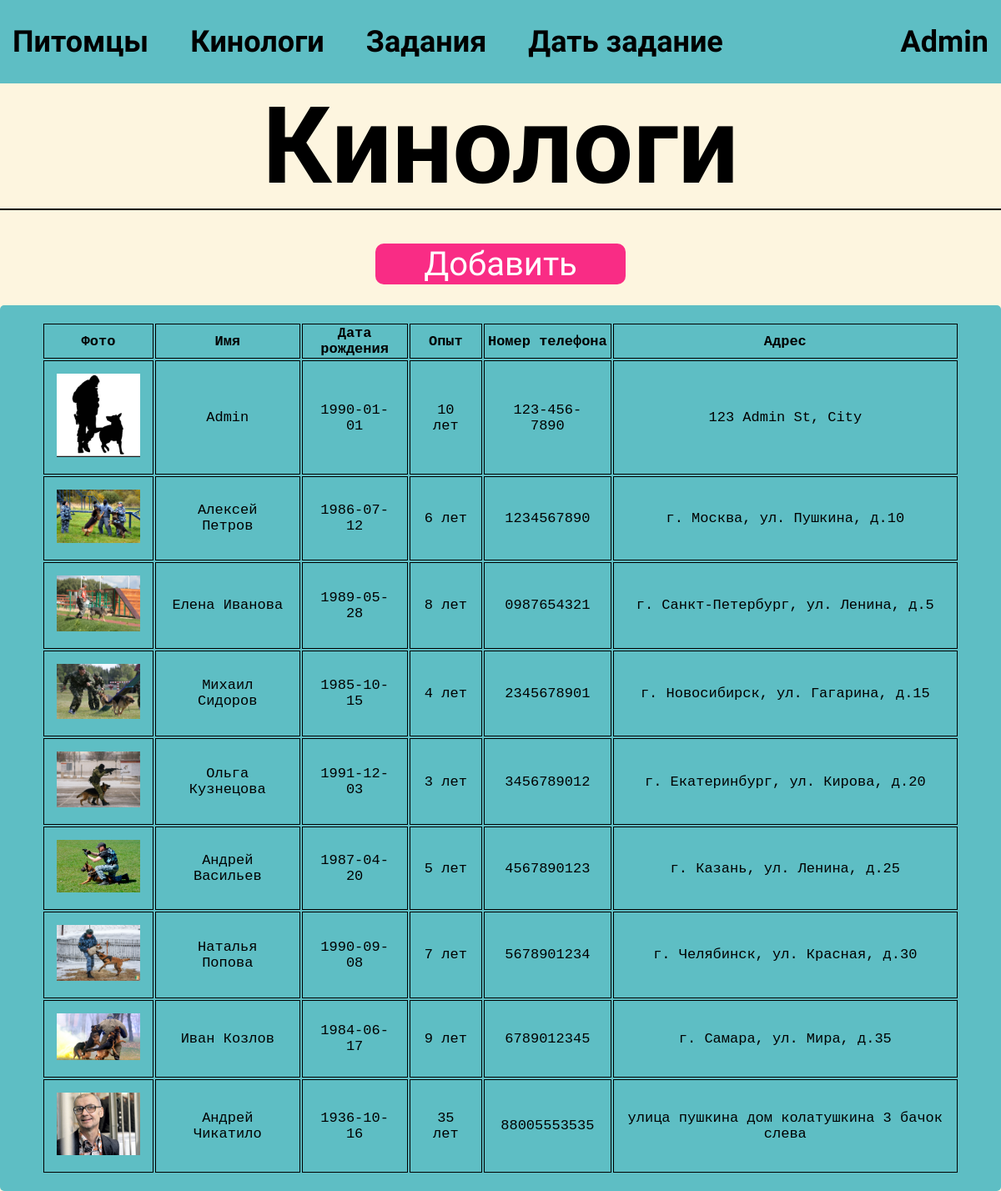
/users.php (signed in), run on the app's committed database.
### tables this page shows
CREATE TABLE `Users` (
  `UserID` int NOT NULL,
  `Name` varchar(100) NOT NULL,
  `DateOfBirth` date DEFAULT NULL,
  `Experience` int DEFAULT NULL,
  `PhoneNumber` varchar(20) DEFAULT NULL,
  `Address` varchar(255) DEFAULT NULL,
  `PhotoPath` varchar(255) DEFAULT NULL,
  `IsAdmin` tinyint(1) NOT NULL DEFAULT '0',
  `Login` varchar(50) NOT NULL,
  `Password` varchar(100) NOT NULL
);

### users.php (the view, shortened to what this page needs)
<!DOCTYPE html>
<html lang="en">
<head>
  <link rel="stylesheet" href="style.css" />
</head>
<body>
  <header class="admin_header">
    <div class="toolbar">
      <a href="pets.php">Питомцы</a>
      <a href="users.php">Кинологи</a>
      <a href="tasks.php">Задания</a>
      <a href="admin_home.php">Дать задание</a>
    </div>
    <p class="username"><?php echo $_SESSION['username']; ?></p>
  </header>
    <div class="pets_content">
    <p class="title_content">
    Кинологи
    </p>
    <hr style="border: 1px solid black;">
    <button class="btn_href-pets" onclick="document.location='new_user.php'">Добавить</button>
    <div class="table_pets">
    <?php
    include 'config.php';
$sql = "SELECT `Name`, `DateOfBirth`, `Experience`, `PhoneNumber`, `Address`, `PhotoPath`, `IsAdmin`, `Login`, `Password` FROM `Users`";
$result = $conn->query($sql);
if ($result->num_rows > 0) {
    echo "<table class='table_pets-table' border='0'>";
    echo "<tr class='tr_pets'>
    <th class='phohtoTable_user'>Фото</th>
    <th>Имя</th>
    <th class='dateBirth_user'>Дата рождения</th>
    <th class='Experience_users'>Опыт</th>
    <th>Номер телефона</th>
    <th class='adress_user'>Адрес</th>
    </tr>";
    while($row = $result->fetch_assoc()) {
        echo "<tr>";
        $photo_path = empty($row["PhotoPath"]) ? "img/default_photo.jpg" : $row["PhotoPath"];
        echo "<td  class='td_pets phohtoTable_user'><img src='" . $photo_path . "' alt='Фото кинолога' class='user_photo'></td>";
        echo "<td class='td_pets'>" . $row["Name"] . "</td>";
        echo "<td class='td_pets dateBirth_user'>" . $row["DateOfBirth"] . "</td>";
        echo "<td class='td_pets Experience_users'>" . $row["Experience"] .' лет' . "</td>";
        echo "<td class='td_pets'>" . $row["PhoneNumber"] . "</td>";
        echo "<td class='td_pets adress_user'>" . $row["Address"] . "</td>";
        echo "</tr>";
    }
    echo "</table>";
} else {
    echo "0 результатов";
}
?>
    </div>
    </div>
  </body>
</html>

### style.css (style rules this page uses)
* { margin: 0 auto; padding: 0 auto; transition: 0.5s; }
body { background: url(img/background.svg) fixed; font-family: "Amatic SC"; width: 100%; }
.username { cursor: pointer; }
.admin_header { height: 100px; width: 100%; background-color: #5ebec4; color: black; display: flex; align-items: center; }
.toolbar { display: flex; align-items: center; gap: 50px; margin-left: 15px; margin-right: 0px; }
.toolbar a { color: black; font-size: 36px; text-decoration: none; font-weight: 700; }
.admin_header p { font-size: 36px; font-weight: 700; margin-right: 15px; }
.title_content { font-size: 128px; font-weight: 700; }
.pets_content { width: 60%; text-align: center; }
.btn_href-pets { width: 300px; color: #fff; background-color: #f92c85; border: none; border-radius: 10px; font-family: "Amatic SC"; margin-top: 40px; font-size: 40px; cursor: pointer; }
.table_pets { width: 100%; margin-top: 25px; background-color: #5ebec4; min-height: 300px; border-radius: 5px; }
.table_pets-table { width: 95%; padding: 20px; border: none; }
.tr_pets { font-size: 25px; font-family: "Courier New", Courier, monospace; }
.tr_pets th { border: 1px solid black; }
.td_pets { font-size: 25px; font-family: "Courier New", Courier, monospace; border: 1px solid black; padding: 15px; }
.user_photo { cursor: pointer; width: 100px; }
@media screen and (width < 1848px) { .pets_content { width: 90%; } }
@media screen and (width < 1300px) { .pets_content { width: 100%; } }
@media screen and (width < 1300px) { .tr_pets { font-size: 17px; } }
@media screen and (width < 1300px) { .td_pets { font-size: 17px; } }

### data on the page
users: shows a picture, Name "Admin", DateOfBirth "1990-01-01", Experience "10", PhoneNumber "123-456-7890", Address "123 Admin St, City"
users: PhotoPath (picture), Name "Алексей Петров", DateOfBirth "1986-07-12", Experience "6", PhoneNumber "1234567890", Address "г. Москва, ул. Пушкина, д.10"
users: PhotoPath (picture), Name "Елена Иванова", DateOfBirth "1989-05-28", Experience "8", PhoneNumber "0987654321", Address "г. Санкт-Петербург, ул. Ленина, д.5"
users: PhotoPath (picture), Name "Михаил Сидоров", DateOfBirth "1985-10-15", Experience "4", PhoneNumber "2345678901", Address "г. Новосибирск, ул. Гагарина, д.15"
users: PhotoPath (picture), Name "Ольга Кузнецова", DateOfBirth "1991-12-03", Experience "3", PhoneNumber "3456789012", Address "г. Екатеринбург, ул. Кирова, д.20"
users: PhotoPath (picture), Name "Андрей Васильев", DateOfBirth "1987-04-20", Experience "5", PhoneNumber "4567890123", Address "г. Казань, ул. Ленина, д.25"
users: PhotoPath (picture), Name "Наталья Попова", DateOfBirth "1990-09-08", Experience "7", PhoneNumber "5678901234", Address "г. Челябинск, ул. Красная, д.30"
users: PhotoPath (picture), Name "Иван Козлов", DateOfBirth "1984-06-17", Experience "9", PhoneNumber "6789012345", Address "г. Самара, ул. Мира, д.35"
users: PhotoPath (picture), Name "Андрей Чикатило", DateOfBirth "1936-10-16", Experience "35", PhoneNumber "88005553535", Address "улица пушкина дом колатушкина 3 бачок слева"

### other printed values
$_SESSION['username'] "Admin"
